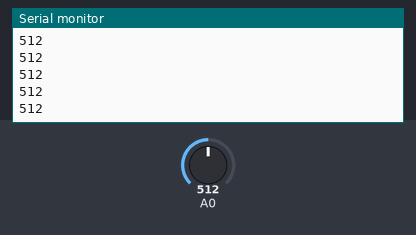
This sketch was run on a simulated ESP8266 (NodeMCU). Shown: the last lines printed to the serial monitor. Inputs (shaded band) come from the test bench; at power-on: A0 = 512. WiFi joins after 1.5 s; servers stay silent unless stated.

Above: at 3.0 s.
3.1 s: A0 set to 716
At 3.6 s:
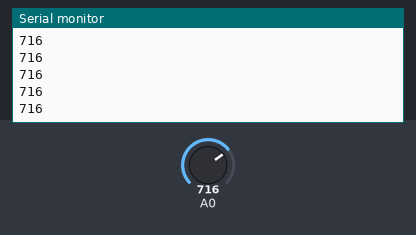
4.6 s: A0 set to 900
At 5.1 s:
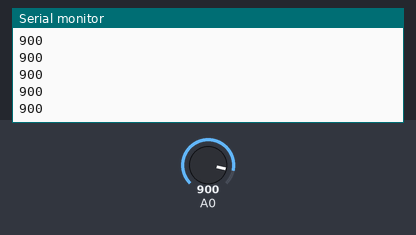
Timing chart, 0 to 7.6 s (numbered marks = the images above; inputs shaded):
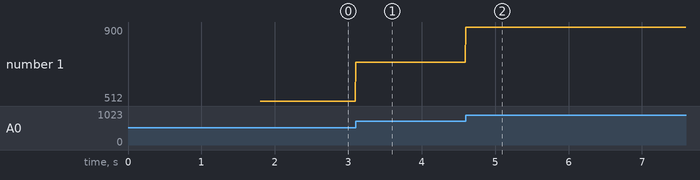

The sketch:

blynkldr.ino
```cpp
#define BLYNK_PRINT Serial
#include <ESP8266WiFi.h>
#include <BlynkSimpleEsp8266.h>

char auth[] = "YourAuthToken";

// WiFi para o node se conectar
char ssid[] = "YourNetworkName";
char pass[] = "YourPassword";

void setup()
{

  // Serial para debugar
  Serial.begin(9600);

  Blynk.begin(auth, ssid, pass);

}

void loop()
{

  // Leitura do valor do LDR
  int sensorValue = analogRead(A0);
  Serial.println(sensorValue);

  // Valor do LDR enviado para o Blynk
  Blynk.virtualWrite(V1, sensorValue);

  Blynk.run();

}
```

Measured:
- after the input at 3.1 s, the serial monitor: prints a new line at once (image 1)
- after the input at 4.6 s, the serial monitor: prints a new line at once (image 2)
- plotted number 1: 512 → 716 after the input at 3.1 s, 716 → 900 after the input at 4.6 s
